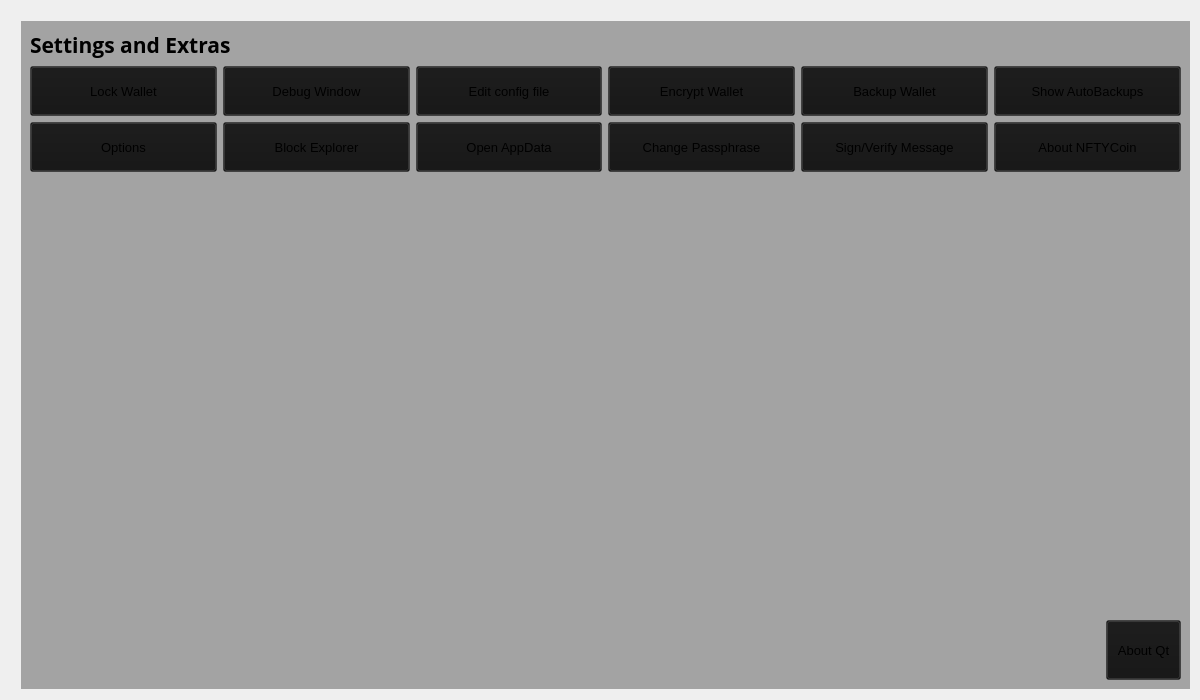
<?xml version="1.0" encoding="UTF-8"?>
<ui version="4.0">
 <class>SettingsPage</class>
 <widget class="QWidget" name="SettingsPage">
  <property name="windowModality">
   <enum>Qt::NonModal</enum>
  </property>
  <property name="enabled">
   <bool>true</bool>
  </property>
  <property name="geometry">
   <rect>
    <x>0</x>
    <y>0</y>
    <width>1200</width>
    <height>700</height>
   </rect>
  </property>
  <property name="sizePolicy">
   <sizepolicy hsizetype="Expanding" vsizetype="Expanding">
    <horstretch>0</horstretch>
    <verstretch>0</verstretch>
   </sizepolicy>
  </property>
  <property name="minimumSize">
   <size>
    <width>0</width>
    <height>0</height>
   </size>
  </property>
  <property name="acceptDrops">
   <bool>false</bool>
  </property>
  <property name="windowTitle">
   <string>Form</string>
  </property>
  <property name="styleSheet">
   <string notr="true"/>
  </property>
  <layout class="QGridLayout">
   <property name="sizeConstraint">
    <enum>QLayout::SetMaximumSize</enum>
   </property>
   <property name="leftMargin">
    <number>21</number>
   </property>
   <property name="topMargin">
    <number>21</number>
   </property>
   <property name="rightMargin">
    <number>10</number>
   </property>
   <item row="1" column="0">
    <widget class="QWidget" name="widget" native="true">
     <property name="sizePolicy">
      <sizepolicy hsizetype="Expanding" vsizetype="Expanding">
       <horstretch>0</horstretch>
       <verstretch>0</verstretch>
      </sizepolicy>
     </property>
     <property name="styleSheet">
      <string notr="true">background: transparent;
background-color: rgb(20, 20, 20, 0.35);
</string>
     </property>
     <layout class="QGridLayout" name="gridLayout01">
      <item row="2" column="0">
       <layout class="QHBoxLayout" name="horizontalLayout_3">
        <item>
         <widget class="QPushButton" name="options">
          <property name="minimumSize">
           <size>
            <width>0</width>
            <height>50</height>
           </size>
          </property>
          <property name="font">
           <font>
            <pointsize>10</pointsize>
           </font>
          </property>
          <property name="text">
           <string>Options</string>
          </property>
         </widget>
        </item>
        <item>
         <widget class="QPushButton" name="blockexplorer">
          <property name="minimumSize">
           <size>
            <width>0</width>
            <height>50</height>
           </size>
          </property>
          <property name="font">
           <font>
            <pointsize>10</pointsize>
           </font>
          </property>
          <property name="text">
           <string>Block Explorer</string>
          </property>
         </widget>
        </item>
        <item>
         <widget class="QPushButton" name="open_datafolder">
          <property name="minimumSize">
           <size>
            <width>0</width>
            <height>50</height>
           </size>
          </property>
          <property name="font">
           <font>
            <pointsize>10</pointsize>
           </font>
          </property>
          <property name="text">
           <string>Open AppData</string>
          </property>
         </widget>
        </item>
        <item>
         <widget class="QPushButton" name="changepassphrase">
          <property name="minimumSize">
           <size>
            <width>0</width>
            <height>50</height>
           </size>
          </property>
          <property name="font">
           <font>
            <pointsize>10</pointsize>
           </font>
          </property>
          <property name="text">
           <string>Change Passphrase</string>
          </property>
         </widget>
        </item>
        <item>
         <widget class="QPushButton" name="signmesage">
          <property name="minimumSize">
           <size>
            <width>0</width>
            <height>50</height>
           </size>
          </property>
          <property name="font">
           <font>
            <pointsize>10</pointsize>
           </font>
          </property>
          <property name="text">
           <string>Sign/Verify Message</string>
          </property>
         </widget>
        </item>
        <item>
         <widget class="QPushButton" name="aboutcoin">
          <property name="minimumSize">
           <size>
            <width>0</width>
            <height>50</height>
           </size>
          </property>
          <property name="font">
           <font>
            <pointsize>10</pointsize>
           </font>
          </property>
          <property name="text">
           <string>About NFTYCoin</string>
          </property>
         </widget>
        </item>
       </layout>
      </item>
      <item row="6" column="0">
       <layout class="QHBoxLayout" name="horizontalLayout_5">
        <property name="bottomMargin">
         <number>0</number>
        </property>
        <item>
         <spacer name="horizontalSpacer">
          <property name="orientation">
           <enum>Qt::Horizontal</enum>
          </property>
          <property name="sizeHint" stdset="0">
           <size>
            <width>40</width>
            <height>20</height>
           </size>
          </property>
         </spacer>
        </item>
        <item>
         <widget class="QPushButton" name="aboutqt">
          <property name="minimumSize">
           <size>
            <width>60</width>
            <height>60</height>
           </size>
          </property>
          <property name="maximumSize">
           <size>
            <width>75</width>
            <height>16777215</height>
           </size>
          </property>
          <property name="font">
           <font>
            <pointsize>10</pointsize>
           </font>
          </property>
          <property name="text">
           <string>About Qt</string>
          </property>
         </widget>
        </item>
       </layout>
      </item>
      <item row="0" column="0">
       <layout class="QHBoxLayout" name="horizontalLayout_4">
        <property name="spacing">
         <number>7</number>
        </property>
        <item>
         <widget class="QLabel" name="label_5">
          <property name="font">
           <font>
            <family>Open Sans,sans-serif</family>
            <pointsize>16</pointsize>
            <weight>75</weight>
            <bold>true</bold>
           </font>
          </property>
          <property name="styleSheet">
           <string notr="true">background: transparent;</string>
          </property>
          <property name="text">
           <string>Settings and Extras</string>
          </property>
         </widget>
        </item>
        <item>
         <spacer name="horizontalSpacer_2">
          <property name="orientation">
           <enum>Qt::Horizontal</enum>
          </property>
          <property name="sizeHint" stdset="0">
           <size>
            <width>40</width>
            <height>20</height>
           </size>
          </property>
         </spacer>
        </item>
       </layout>
      </item>
      <item row="1" column="0">
       <layout class="QHBoxLayout" name="horizontalLayout_2">
        <item>
         <widget class="QPushButton" name="lockwallet">
          <property name="minimumSize">
           <size>
            <width>0</width>
            <height>50</height>
           </size>
          </property>
          <property name="font">
           <font>
            <pointsize>10</pointsize>
           </font>
          </property>
          <property name="text">
           <string>Lock Wallet</string>
          </property>
         </widget>
        </item>
        <item>
         <widget class="QPushButton" name="debugwindow">
          <property name="minimumSize">
           <size>
            <width>0</width>
            <height>50</height>
           </size>
          </property>
          <property name="font">
           <font>
            <pointsize>10</pointsize>
           </font>
          </property>
          <property name="text">
           <string>Debug Window</string>
          </property>
         </widget>
        </item>
        <item>
         <widget class="QPushButton" name="editconf">
          <property name="minimumSize">
           <size>
            <width>0</width>
            <height>50</height>
           </size>
          </property>
          <property name="font">
           <font>
            <pointsize>10</pointsize>
           </font>
          </property>
          <property name="text">
           <string>Edit config file</string>
          </property>
         </widget>
        </item>
        <item>
         <widget class="QPushButton" name="encryptwallet">
          <property name="minimumSize">
           <size>
            <width>0</width>
            <height>50</height>
           </size>
          </property>
          <property name="font">
           <font>
            <pointsize>10</pointsize>
           </font>
          </property>
          <property name="text">
           <string>Encrypt Wallet</string>
          </property>
         </widget>
        </item>
        <item>
         <widget class="QPushButton" name="backupwallet">
          <property name="minimumSize">
           <size>
            <width>0</width>
            <height>50</height>
           </size>
          </property>
          <property name="font">
           <font>
            <pointsize>10</pointsize>
           </font>
          </property>
          <property name="text">
           <string>Backup Wallet</string>
          </property>
         </widget>
        </item>
        <item>
         <widget class="QPushButton" name="show_autobackups">
          <property name="minimumSize">
           <size>
            <width>0</width>
            <height>50</height>
           </size>
          </property>
          <property name="font">
           <font>
            <pointsize>10</pointsize>
           </font>
          </property>
          <property name="text">
           <string>Show AutoBackups</string>
          </property>
         </widget>
        </item>
       </layout>
      </item>
      <item row="3" column="0">
       <spacer name="verticalSpacer">
        <property name="orientation">
         <enum>Qt::Vertical</enum>
        </property>
        <property name="sizeHint" stdset="0">
         <size>
          <width>20</width>
          <height>40</height>
         </size>
        </property>
       </spacer>
      </item>
     </layout>
    </widget>
   </item>
  </layout>
 </widget>
 <resources/>
 <connections/>
</ui>
